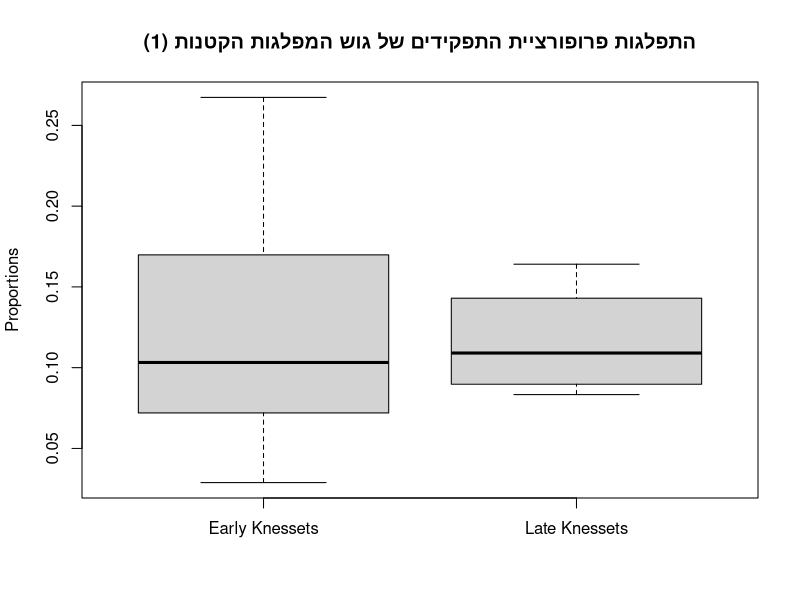
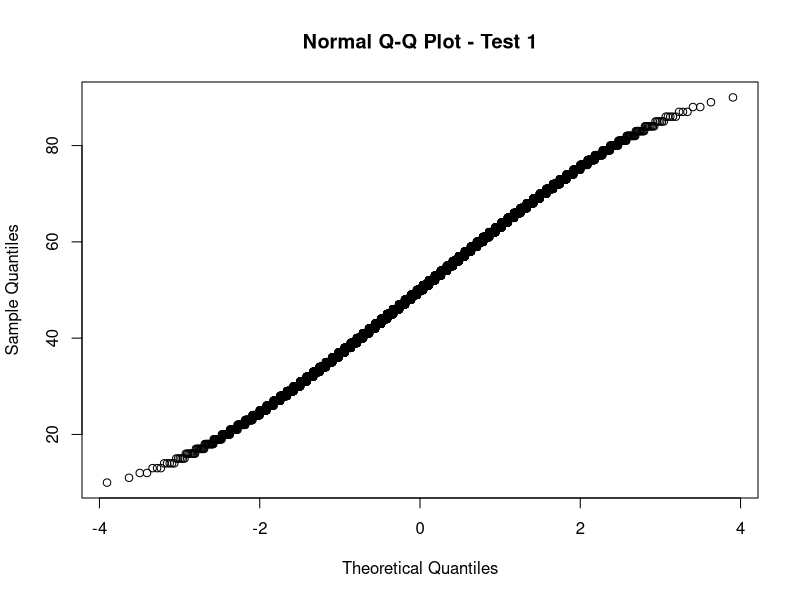
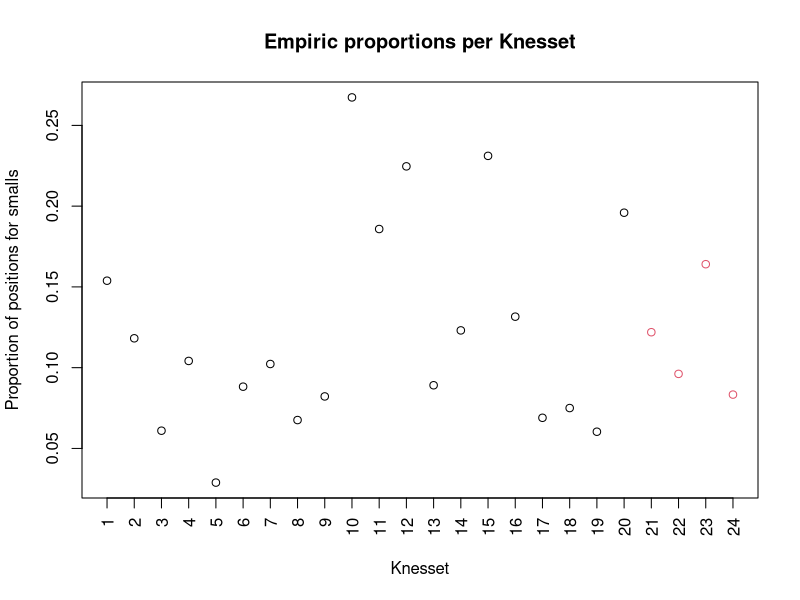

Write the R code that produced these figures, in order.
## ---- chunk 1
knitr::opts_chunk$set(echo = TRUE)
## ---- chunk 2

p2p <- read.delim(file = "P2P_Comma.csv", header = TRUE, sep = ",")
knsts <- read.delim(file = "Knessets_Comma.csv", header = TRUE, sep = ",")

## ---- chunk 3
ord <- order(p2p$PersonID)
p2p <- p2p[ord, ]
CleanP2P <- function(kns){
  # Returns a p2p without non-mks, and without duplicates for Knesset kns
  cleaned_indices <- !is.na(p2p$FactionID) & (p2p$KnessetNum == as.character(kns))
  cleaned <- p2p[cleaned_indices,]
  fixed_indices <- !(duplicated(cleaned$PersonID))
  fixed <- cleaned[fixed_indices,]
  fixed
}
## ---- chunk 4
factions_in_kns <- function(kns_num, small = FALSE) {
  #Returns FactionIDs during given kns
  if (small){
    knsts$Faction.ID[knsts$Knesset == kns_num & knsts$Mandates <= 7]
  }
  else {
    knsts$Faction.ID[knsts$Knesset == kns_num]
  }
}
## ---- chunk 5
faction_persons <- function(faction_id, kns_num) {
  #Returns PersonsIDs in a given faction during given kns
  cleaned_indices <- (p2p$UpdatedFactionID == as.character(faction_id) & p2p$KnessetNum == as.character(kns_num))
  cleaned_indices <- ifelse(is.na(cleaned_indices) | cleaned_indices == FALSE, FALSE, TRUE)
  right_kns <- p2p[cleaned_indices,]
  unique(right_kns$PersonID)
}
## ---- chunk 6
faction_positions <- function(faction_id, kns_num) {
  #Returns positions for a given faction during a given kns
  persons <- faction_persons(faction_id, kns_num)
  positions <- c()
  for (person in persons) {
    positions <- append(positions, p2p$PositionID[p2p$PersonID == as.character(person) 
                                                  & p2p$KnessetNum == as.character(kns_num)])
  }
  positions
}
## ---- chunk 7
faction_relevant_positions <- function(faction_id, relevant_positions, kns_num) {
  #Filters relevant positions for a given faction during given kns
  faction_positions <- faction_positions(faction_id, kns_num)
  faction_positions[faction_positions %in% relevant_positions]
}
## ---- chunk 8
relevant_positions <- c(29, 30, 31, 39, 40, 41, 42, 49, 50, 51, 57, 59, 65, 70, 
                        71, 73, 122, 123, 130, 131, 285078)
total_positions <- rep(0, 24)
small_faction_positions <- rep(0, 24)
for (i in 1:24) {
  factions <- factions_in_kns(i)
  for (item in factions) {
    total_positions[i] <- total_positions[i] + 
      length(faction_relevant_positions(item, relevant_positions, i))
  }
  small_factions <- factions_in_kns(i, TRUE)
  for (item in small_factions) {
    small_faction_positions[i] <- small_faction_positions[i] + 
      length(faction_relevant_positions(item, relevant_positions, i))
  }
}
later_knsts_props <- (small_faction_positions/total_positions)[21:24]
early_knsts_props <- (small_faction_positions/total_positions)[1:20]
## ---- chunk 9
mat <- cbind("Early Knessets" = early_knsts_props, "Late Knessets" = later_knsts_props)
boxplot(mat, main = "התפלגות פרופורציית התפקידים של גוש המפלגות הקטנות (1)", ylab = "Proportions", )
#points(c(mean(early_knsts_props),mean(later_knsts_props)), pch = 2, col = 2)
## ---- chunk 10
wilcox.test(x = later_knsts_props, y = early_knsts_props, alternative = "greater", exact = TRUE, 
            correct = FALSE, conf.int = TRUE)


all_permutations <- combn(rank(c(early_knsts_props, later_knsts_props)), 4)
w_null3 <- apply(all_permutations, 2, sum)
qqnorm(w_null3, main = "Normal Q-Q Plot - Test 1")
## ---- chunk 11
plot(small_faction_positions/total_positions, xaxt = 'n', main = "Empiric proportions per Knesset",
     xlab = "Knesset", ylab = "Proportion of positions for smalls",
     col = c(rep(1,20), rep(2,4)))
axis(1, at = 1:24, las = 2)
